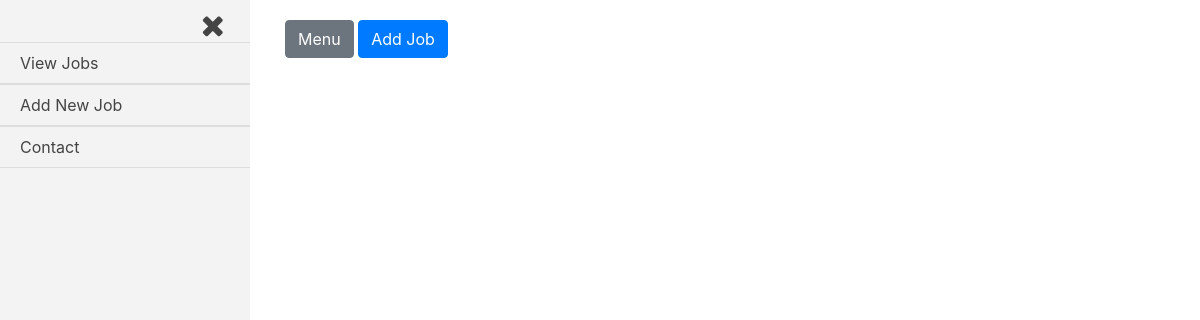
Before: /jobs_admin/ with the older database file.
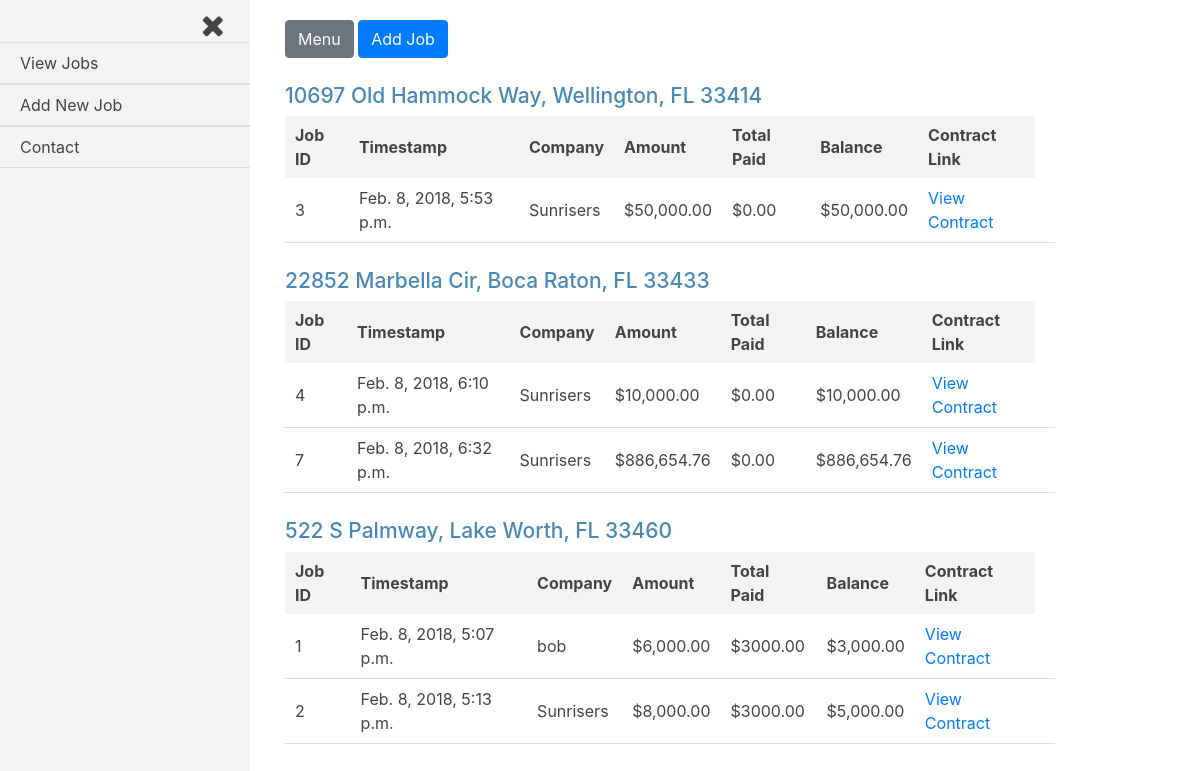
After: the same page with the newer database file.
### jobs/models.py (models this page shows, shortened)
class Current_Worker(models.Model):
    house = models.ForeignKey(House, on_delete=models.CASCADE)
    company = models.ForeignKey(settings.AUTH_USER_MODEL, on_delete=models.CASCADE)
    current = models.BooleanField(default=False)

class House(models.Model):
    address = models.CharField(max_length=250)
    companies = models.ManyToManyField(settings.AUTH_USER_MODEL, through='Current_Worker')

class Job(models.Model):
    house = models.ForeignKey(House, on_delete=models.CASCADE)
    company = models.ForeignKey(settings.AUTH_USER_MODEL, on_delete=models.CASCADE,)
    start_amount = models.DecimalField(max_digits=8, decimal_places=2, default=0.00)
    start_date = models.DateTimeField(auto_now_add=True, blank=True)
    total_paid = models.DecimalField(max_digits=8, decimal_places=2, default=0.00)
    document_link = models.CharField(max_length=800)
    approved = models.BooleanField(default=False)
    @property
    def balance(self):
        if self.total_paid > self.start_amount:
            logger.error('Total amount paid exceeds the starting job amount.')
        diff = self.start_amount - self.total_paid
        balance = models.DecimalField(max_digits=8, decimal_places=2, default=diff)
        return diff

### jobs_admin/views.py (the view)
# urls.py: path('', views.index, name='index'),
def index(request):
    current_user = request.user
    sql = 'SELECT * FROM jobs_current_worker WHERE current=1 GROUP BY house_id'
    current_workers = Current_Worker.objects.raw(sql)
    jobs = Job.objects.filter(approved=True)
    template = loader.get_template('jobs_admin/index.html')
    context = {
        'current_workers': current_workers,
        'jobs': jobs,
        'current_user': current_user,
    }
    return HttpResponse(template.render(context, request))

### jobs_admin/templates/jobs_admin/index.html (shortened to what this page needs)
{% extends 'base_login.html' %}
{% load humanize %}
{% load static %}
{% block content %}
{% for current_worker in current_workers %}
<div class="job-container">
  <div class="house">
    <h3 class="house-address">{{current_worker.house.address}}</h3>
  </div>
  <table class="job-summary">
    <tr class="job-headings">
      <th>Job ID</th>
      <th>Timestamp</th>
      <th>Company</th>
      <th>Amount</th>
      <th>Total Paid</th>
      <th>Balance</th>
      <th>Contract Link</th>
    </tr>
    {% for job in jobs %}
      {% if job.house.address == current_worker.house.address %}
    <tr class="job-info">
      <td>{{job.id}}</td>
      <td>{{job.start_date}}</td>
      <td>{{job.company}}</td>
      <td>${{job.start_amount|intcomma}}</td>
      <td>${{job.total_paid}}</td>
      <td>${{job.balance|intcomma}}</td>
      <td><a href="{{job.document_link}}">View Contract</a></td>
      <td>
      </td>
    </tr>
      {% endif %}
    {% endfor %}
  </table>
</div>
{% endfor %}
{% endblock content %}

Changed rows visible on the page:
added Current_Worker: house.address "10697 Old Hammock Way, Wellington, FL 33414"
added Job: id "3", start_date "Feb. 8, 2018, 5:53 p.m.", company "Sunrisers", start_amount "50,000.00", total_paid "0.00", balance "50,000.00", shown under "10697 Old Hammock Way, Wellington, FL 33414"
added Current_Worker: house.address "22852 Marbella Cir, Boca Raton, FL 33433"
added Job: id "4", start_date "Feb. 8, 2018, 6:10 p.m.", company "Sunrisers", start_amount "10,000.00", total_paid "0.00", balance "10,000.00", shown under "22852 Marbella Cir, Boca Raton, FL 33433"
now on this page (row edited): Job: id "7", start_date "Feb. 8, 2018, 6:32 p.m.", company "Sunrisers", start_amount "886,654.76", total_paid "0.00", balance "886,654.76", shown under "22852 Marbella Cir, Boca Raton, FL 33433"
added Current_Worker: house.address "522 S Palmway, Lake Worth, FL 33460"
added Job: id "1", start_date "Feb. 8, 2018, 5:07 p.m.", company "bob", start_amount "6,000.00", total_paid "3000.00", balance "3,000.00", shown under "522 S Palmway, Lake Worth, FL 33460"
added Job: id "2", start_date "Feb. 8, 2018, 5:13 p.m.", company "Sunrisers", start_amount "8,000.00", total_paid "3000.00", balance "5,000.00", shown under "522 S Palmway, Lake Worth, FL 33460"
